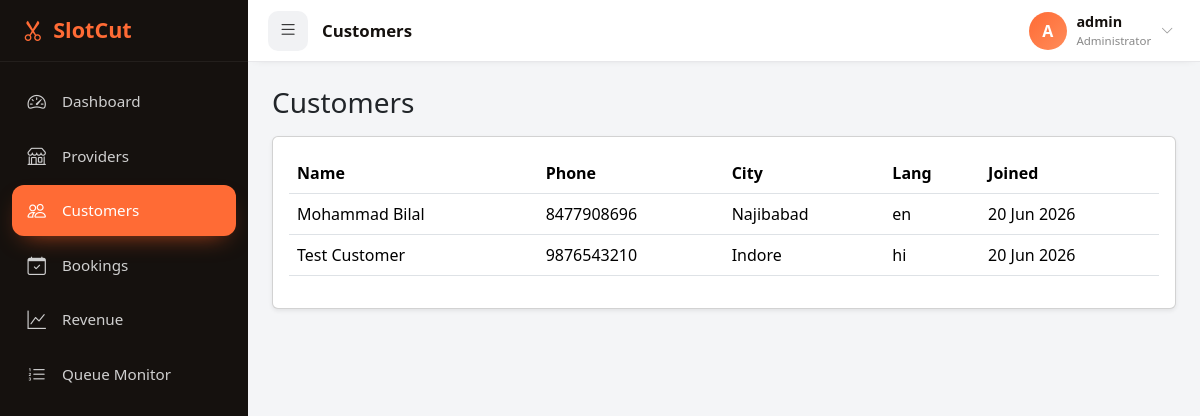
Screenshot of /admin/users (signed in) with the database file from the repository.
### app/models/user.py (models this page shows, shortened)
class User(db.Model):
    __tablename__ = 'users'
    id = db.Column(db.String(36), primary_key=True, default=lambda: str(uuid.uuid4()))
    phone = db.Column(db.String(15), unique=True, nullable=False, index=True)
    name = db.Column(db.String(100))
    email = db.Column(db.String(120), unique=True)
    avatar_url = db.Column(db.String(500))
    fcm_token = db.Column(db.String(500))
    preferred_lang = db.Column(db.String(5), default='hi')
    city = db.Column(db.String(100))
    state = db.Column(db.String(100))
    is_active = db.Column(db.Boolean, default=True)
    created_at = db.Column(db.DateTime, default=datetime.utcnow)
    updated_at = db.Column(db.DateTime, default=datetime.utcnow, onupdate=datetime.utcnow)
    bookings = db.relationship('Booking', back_populates='user', lazy='dynamic')
    reviews = db.relationship('Review', back_populates='user', lazy='dynamic')
    loyalty_cards = db.relationship('LoyaltyCard', back_populates='user', lazy='dynamic')

### app/admin/views.py (the view)
@admin_bp.route('/users')
@admin_required
def users():
    items = User.query.order_by(User.created_at.desc()).all()
    return render_template('admin/users.html', users=items)

### app/website/views.py (called while the page is built)
def _apk_file():
    path = current_app.config.get('APK_PATH')
    if path and os.path.exists(path):
        return path
    fallback = os.path.join(
        current_app.config['DOWNLOAD_FOLDER'], current_app.config['APK_FILENAME']
    )
    return fallback if os.path.exists(fallback) else None

def apk_available():
    return _apk_file() is not None

@website_bp.app_context_processor
def inject_download_flags():
    try:
        return {'apk_available': apk_available(),
                'app_version': current_app.config.get('APP_VERSION', '1.0')}
    except Exception:
        return {'apk_available': False, 'app_version': '1.0'}

### app/templates/admin/users.html
{% extends 'admin/layout.html' %}
{% block title %}Customers{% endblock %}
{% block content %}
<h3 class="mb-3">Customers</h3>
<div class="card shadow-sm"><div class="card-body table-responsive">
<table class="table table-hover align-middle">
  <thead><tr><th>Name</th><th>Phone</th><th>City</th><th>Lang</th><th>Joined</th></tr></thead>
  <tbody>
    {% for u in users %}
    <tr>
      <td>{{ u.name or '—' }}</td>
      <td>{{ u.phone }}</td>
      <td>{{ u.city or '—' }}</td>
      <td>{{ u.preferred_lang }}</td>
      <td>{{ u.created_at.strftime('%d %b %Y') if u.created_at }}</td>
    </tr>
    {% else %}
    <tr><td colspan="5" class="text-center text-muted">No customers yet.</td></tr>
    {% endfor %}
  </tbody>
</table>
</div></div>
{% endblock %}

### app/templates/admin/layout.html (style rules this page uses)
:root { --o:#FF6B35;--o-dark:#E8551F;--ink:#15110E;--sb:248px;--rail:76px;--top:62px }
* { box-sizing:border-box }
body { background:#f4f5f7;font-family:system-ui,'Segoe UI',Roboto,sans-serif;margin:0 }

### rows the page displays
User: name "Mohammad Bilal", phone "8477908696", city "Najibabad", preferred_lang "en", created_at "20 Jun 2026"
User: name "Test Customer", phone "9876543210", city "Indore", preferred_lang "hi", created_at "20 Jun 2026"

### other values shown
{{ config.ADMIN_USERNAME[0]|upper }} "A"
{{ config.ADMIN_USERNAME }} "admin"
